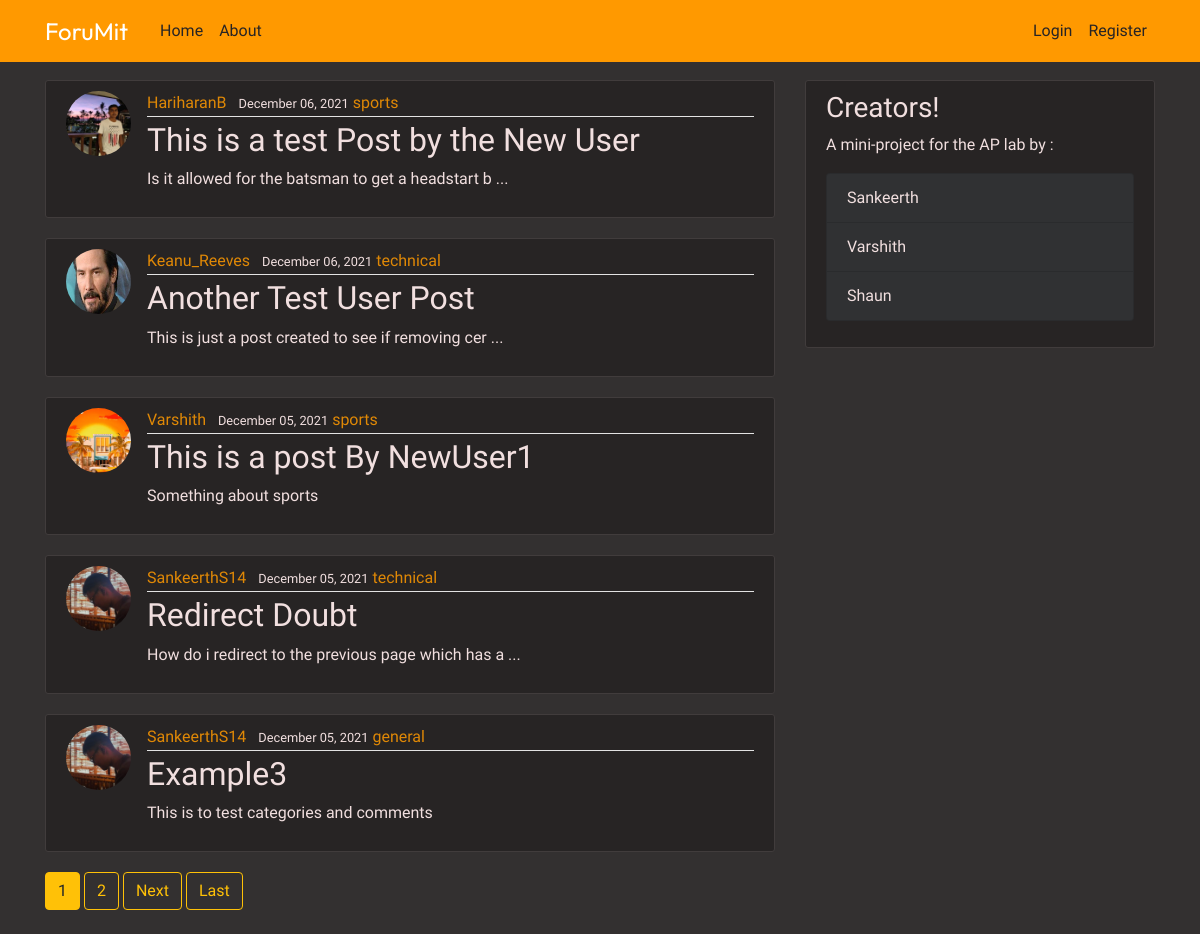
The page / on the database its author committed.
### blog/models.py (models this page shows, shortened)
class Post(models.Model):
    title = models.CharField(max_length=100)
    category = models.CharField(max_length=100)
    content = models.TextField()
    date_posted = models.DateTimeField(default=timezone.now)
    author = models.ForeignKey(User, on_delete=models.CASCADE)

### users/models.py (models this page shows, shortened)
class Profile(models.Model):
    user = models.OneToOneField(User, on_delete=models.CASCADE)
    image = models.ImageField(default='default.jpg', upload_to='profile_pics')

### blog/views.py (the view)
# urls.py: path('', PostListView.as_view(), name='blog-home'),
class PostListView(ListView):
    model = Post
    template_name = 'blog/home.html'
    context_object_name = 'posts'
    ordering = ['-date_posted']
    paginate_by = 5

### blog/templates/blog/home.html (shortened to what this page needs)
{% extends "blog/base.html" %}
{% block content %}
    {% for post in posts %}
        <article class="media content-section">
          <img class="rounded-circle article-img" src="{{ post.author.profile.image.url }}">
          <div class="media-body">
            <div class="article-metadata">
              <a class="mr-2" href="{% url 'user-posts' post.author.username %}">{{ post.author }}</a>
              <small class="text-muted">{{ post.date_posted|date:"F d, Y" }}</small>
              <a class="mr-2" href="{% url 'cat-posts' post.category %}">{{ post.category }}</a>
            </div>
            <h2><a class="article-title" href="{% url 'post-detail' post.id %}">{{ post.title }}</a></h2>
            <p class="article-content">{{ post.content|slice:":50" }} {% if post.content|length > 50 %}...{% endif %}</p>
          </div>
        </article>
    {% endfor %}
    {% if is_paginated %}
      {% for num in page_obj.paginator.page_range %}
        {% if page_obj.number == num %}
          <a class="btn btn-warning mb-4" href="?page={{ num }}">{{ num }}</a>
        {% elif num > page_obj.number|add:'-3' and num < page_obj.number|add:'3' %}
          <a class="btn btn-outline-warning mb-4" href="?page={{ num }}">{{ num }}</a>
        {% endif %}
      {% endfor %}
      {% if page_obj.has_next %}
        <a class="btn btn-outline-warning mb-4" href="?page={{ page_obj.next_page_number }}">Next</a>
        <a class="btn btn-outline-warning mb-4" href="?page={{ page_obj.paginator.num_pages }}">Last</a>
      {% endif %}
    {% endif %}
{% endblock content %}
{% block content2 %}
<div class="col-md-4 ">
  <div class="content-section">
    <h3>Creators!</h3>
    <p class='text-muted'>A mini-project for the AP lab by :
    <ul class="list-group">
      <li class="list-group-item list-group-item-dark">Sankeerth</li>
      <li class="list-group-item list-group-item-dark">Varshith</li>
      <li class="list-group-item list-group-item-dark">Shaun</li>
    </ul>
    </p>
  </div>
{% endblock content2 %}

### blog/templates/blog/base.html (shortened to what this page needs)
{% load static %}
<!DOCTYPE html>
<html>
<head>
    <link rel="stylesheet" href="https://stackpath.bootstrapcdn.com/bootstrap/4.3.1/css/bootstrap.min.css"
>
    <link rel="stylesheet" type="text/css" href="{% static 'blog/main.css' %}">
</head>
<body>
    <header class="site-header">
      <nav class="navbar navbar-expand-md navbar-dark bg-steel fixed-top">
        <div class="container">
          <a class="navbar-brand mr-4 " style = "font-family: 'Outfit', sans-serif; font-size: 1.5rem;" href="{% url 'blog-home' %}">ForuMit</a>
          <div class="collapse navbar-collapse" id="navbarToggle">
            <div class="navbar-nav mr-auto">
              <a class="nav-item nav-link" href="{% url 'blog-home' %}">Home</a>
              <a class="nav-item nav-link" href="{% url 'blog-about' %}">About</a>
            </div>
            <div class="navbar-nav">
              {% if user.is_authenticated %}
                <a class="nav-item nav-link" href="{% url 'post-create' %}">New Post</a>
                <a class="nav-item nav-link" href="{% url 'profile' %}">Profile</a>
                <a class="nav-item nav-link" href="{% url 'logout' %}">Logout</a>
              {% else %}
                <a class="nav-item nav-link" href="{% url 'login' %}">Login</a>
                <a class="nav-item nav-link" href="{% url 'register' %}">Register</a>
              {% endif %}
            </div>
          </div>
        </div>
      </nav>
    </header>
    <main role="main" class="container">
      <div class="row">
        <div class="col-md-8">
          {% block content %}{% endblock %}
        </div>
        {% block content2 %}{% endblock %}
        </div>
      </div>
    </main>
</body>
</html>

### blog/static/blog/main.css (style rules this page uses)
body { background: #333030; color: #333333; margin-top: 5rem; font-family: 'Signika', sans-serif; }
h1, h2, h3, h4, h5, h6, p { color: #f1dfdf; }
ul { margin: 0; }
.bg-steel { background-color: #ff9900; }
.site-header .navbar-nav .nav-link { color: #272424; }
.content-section { background: #272424; padding: 10px 20px; border: 1px solid #413c3c; border-radius: 3px; margin-bottom: 20px; }
.article-title { color: #f1dfdf; }
.article-content { white-space: pre-line; color: #f1dfdf; }
.article-img { height: 65px; width: 65px; margin-right: 16px; }
.article-metadata { padding-bottom: 1px; margin-bottom: 4px; border-bottom: 1px solid #e3e3e3; }
.list-group-item-dark { color: #f1dfdf; background-color: #303133; }
.text-muted { color: #f1dfdf!important; }
a { color: #ff9900da; text-decoration: none; background-color: transparent; }

### rows shown on the page
Post: author.profile.image (picture), author "HariharanB", date_posted "December 06, 2021", category "sports", title "This is a test Post by the New User", content "Is it allowed for the batsman to get a headstart b"
Post: author.profile.image (picture), author "Keanu_Reeves", date_posted "December 06, 2021", category "technical", title "Another Test User Post", content "This is just a post created to see if removing cer"
Post: author.profile.image (picture), author "Varshith", date_posted "December 05, 2021", category "sports", title "This is a post By NewUser1", content "Something about sports"
Post: author.profile.image (picture), author "SankeerthS14", date_posted "December 05, 2021", category "technical", title "Redirect Doubt", content "How do i redirect to the previous page which has a"
Post: author.profile.image (picture), author "SankeerthS14", date_posted "December 05, 2021", category "general", title "Example3", content "This is to test categories and comments"

### other values the page prints
{{ num }} "1"
{{ num }} "2"
